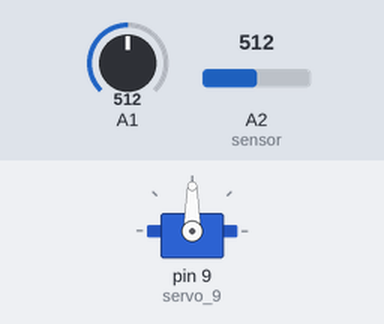
The sketch below on a simulated Arduino Uno, built with avr-gcc and run on an emulated ATmega328P. Parts: servo. The inputs (shaded band) are chosen by the test bench; at power-on: A1 = 512, A2 (sensor) = 512. What the sketch prints to the serial monitor is not drawn.

Above: at 1.2 s.
1.3 s: A1 set to 716
At 2.5 s:
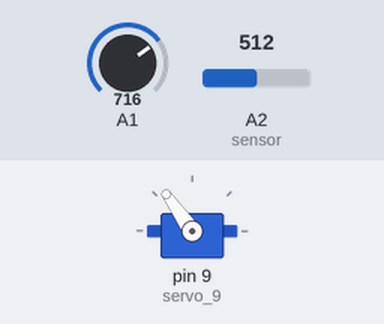
2.8 s: A1 set to 900
At 3.9 s:
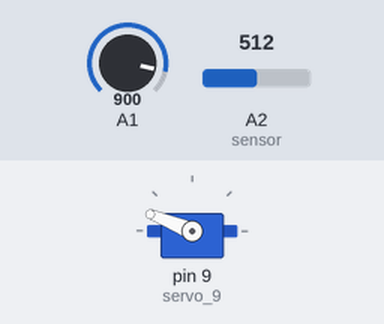
4.3 s: A1 set to 1023
At 5.3 s:
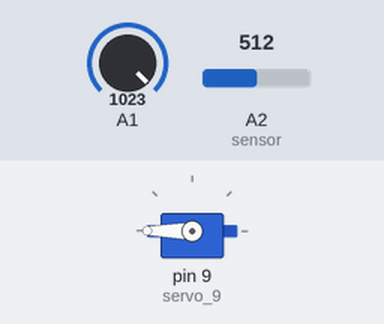
5.9 s: A1 set to 306
At 6.7 s:
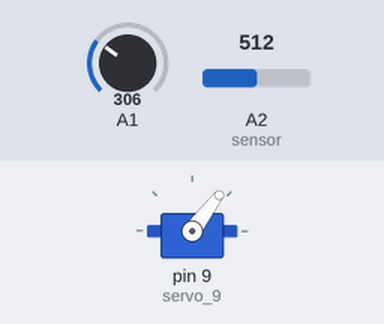
7.4 s: A1 set to 122
At 8.2 s:
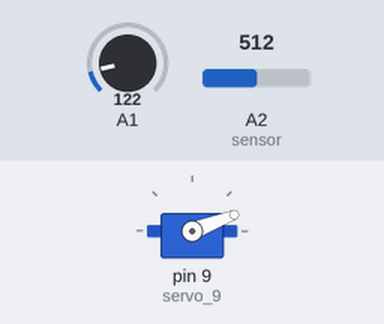
Timing chart, 0 to 9.9 s (numbered marks = the images above; inputs shaded):
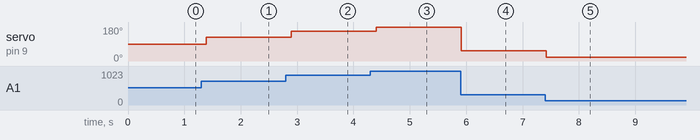

Measured:
- after the input at 1.3 s, servo on pin 9 (servo_9): 90° → 125° after 0.09 s
- after the input at 2.8 s, servo on pin 9 (servo_9): 125° → 158° after 0.10 s
- after the input at 4.3 s, servo on pin 9 (servo_9): 158° → 180° after 0.11 s
- after the input at 5.9 s, servo on pin 9 (servo_9): 180° → 53° at once
- after the input at 7.4 s, servo on pin 9 (servo_9): 53° → 21° at once

The sketch:

project_31.ino
```cpp
#include <Servo.h>

int val;
Servo servo_9;

double temp;
int sensorInput;

void setup()
{
  servo_9.attach(9);

   Serial.begin(9600);
   pinMode(A2, INPUT);
}

void loop()
{
  val=analogRead(1);
  val=map(val,0,1023,0,180);
  servo_9.write(val);
  delay(15);

  sensorInput = analogRead(A2);        //read the analog sensor and store it
  temp = (double)sensorInput / 1024;   //find percentage of input reading
  temp = temp * 5;                     //multiply by 5V to get voltage
  temp = temp - 0.5;                   //Subtract the offset
  temp = temp * 100;
  Serial.print("Temperature = ");
  Serial.println(temp);

  if(temp>25)
  {
    digitalWrite(4,HIGH);
    delay(100);
  }
  else{
    digitalWrite(4,LOW);
    delay(100);
  }

}
```
